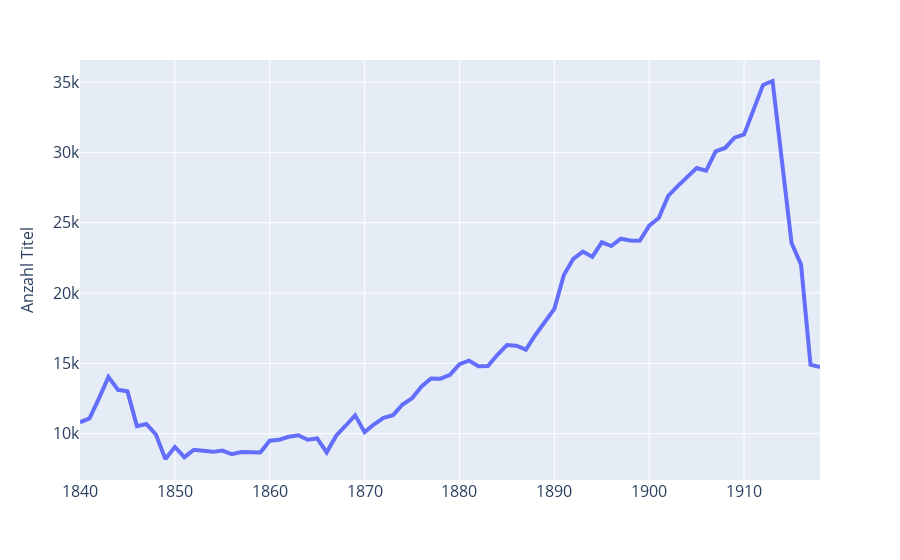

The notebook cell saved with this chart:
### Code cell
fig = px.line(
    x = kastner_all.keys(),
    y = kastner_all.values(),
    labels = {'x' : '', 'y' : 'Anzahl Titel'}
)

fig.update_layout(
    xaxis=dict(tickfont=dict(size=16), titlefont=dict(size=16)),
    yaxis=dict(tickfont=dict(size=16), titlefont=dict(size=16)),
    legend=dict(font=dict(size=16), tracegroupgap=5),
)
fig.update_traces(line=dict(width=4))

fig.show()

### Figure 1 — Plotly figure (JSON) as saved in the notebook; plotly's stock layout.template omitted (floating-point values rounded to 4 significant figures)
{"data": [{"hovertemplate": "=%{x}<br>Anzahl Titel=%{y}<extra></extra>", "legendgroup": "", "line": {"color": "#636efa", "dash": "solid", "width": 4}, "marker": {"symbol": "circle"}, "mode": "lines", "name": "", "orientation": "v", "showlegend": false, "type": "scatter", "x": [1840, 1841, 1842, 1843, 1844, 1845, 1846, 1847, 1848, 1849, 1850, 1851, 1852, 1853, 1854, 1855, 1856, 1857, 1858, 1859, 1860, 1861, 1862, 1863, 1864, 1865, 1866, 1867, 1868, 1869, 1870, 1871, 1872, 1873, 1874, 1875, 1876, 1877, 1878, 1879, 1880, 1881, 1882, 1883, 1884, 1885, 1886, 1887, 1888, 1889, 1890, 1891, 1892, 1893, 1894, 1895, 1896, 1897, 1898, 1899, 1900, 1901, 1902, 1903, 1904, 1905, 1906, 1907, 1908, 1909, 1910, 1911, 1912, 1913, 1914, 1915, 1916, 1917, 1918], "xaxis": "x", "y": [10808, 11080, 12509, 14039, 13119, 13008, 10536, 10684, 9942, 8197, 9053, 8326, 8857, 8750, 8705, 8794, 8540, 8699, 8672, 8666, 9496, 9566, 9779, 9889, 9564, 9661, 8669, 9855, 10563, 11305, 10108, 10669, 11127, 11315, 12070, 12516, 13356, 13925, 13912, 14179, 14941, 15191, 14794, 14802, 15607, 16305, 16253, 15972, 17016, 17986, 18875, 21279, 22435, 22946, 22570, 23607, 23339, 23861, 23739, 23715, 24792, 25331, 26906, 27606, 28278, 28886, 28703, 30073, 30317, 31051, 31281, 32998, 34801, 35078, 29308, 23558, 22020, 14910, 14743], "yaxis": "y"}], "layout": {"legend": {"font": {"size": 16}, "tracegroupgap": 5}, "margin": {"t": 60}, "xaxis": {"anchor": "y", "domain": [0, 1], "tickfont": {"size": 16}, "title": {"font": {"size": 16}, "text": ""}}, "yaxis": {"anchor": "x", "domain": [0, 1], "tickfont": {"size": 16}, "title": {"font": {"size": 16}, "text": "Anzahl Titel"}}}}
